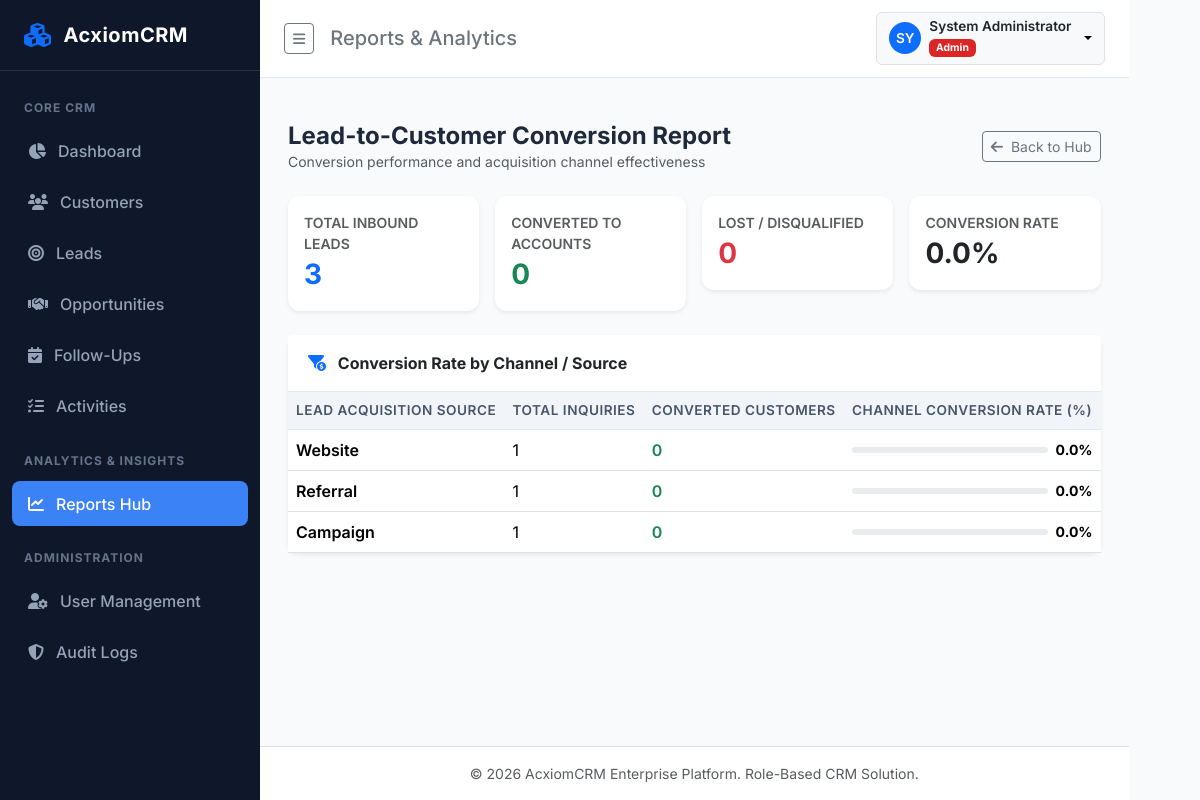
The page /reports/conversions (signed in) on the database its author committed.
### app/models/user.py (models this page shows, shortened)
class User(UserMixin, db.Model):
    __tablename__ = 'users'
    id = db.Column(db.Integer, primary_key=True)
    name = db.Column(db.String(100), nullable=False)
    email = db.Column(db.String(120), unique=True, nullable=False, index=True)
    password_hash = db.Column(db.String(255), nullable=False)
    role = db.Column(db.String(50), nullable=False, default=Role.SALES_EXECUTIVE)
    is_active = db.Column(db.Boolean, default=True, nullable=False)
    failed_login_count = db.Column(db.Integer, default=0, nullable=False)
    lockout_end = db.Column(db.DateTime, nullable=True)
    created_date = db.Column(db.DateTime, default=lambda: datetime.now(timezone.utc), nullable=False)
    assigned_customers = db.relationship('Customer', foreign_keys='Customer.owner_id', backref='owner', lazy=True)
    assigned_leads = db.relationship('Lead', foreign_keys='Lead.assigned_to_id', backref='assigned_to', lazy=True)
    assigned_opportunities = db.relationship('Opportunity', foreign_keys='Opportunity.assigned_to_id', backref='assigned_to', lazy=True)
    assigned_followups = db.relationship('FollowUp', foreign_keys='FollowUp.assigned_to_id', backref='assigned_to', lazy=True)
    assigned_activities = db.relationship('Activity', foreign_keys='Activity.assigned_to_id', backref='assigned_to', lazy=True)
    audit_logs = db.relationship('AuditLog', backref='user', lazy=True)
    @property
    def is_admin(self):
        return self.role == Role.ADMIN

### app/models/lead.py (models this page shows, shortened)
class Lead(db.Model):
    __tablename__ = 'leads'
    id = db.Column(db.Integer, primary_key=True)
    lead_code = db.Column(db.String(20), unique=True, nullable=False, index=True)
    lead_name = db.Column(db.String(100), nullable=False, index=True)
    email = db.Column(db.String(120), nullable=False, index=True)
    phone = db.Column(db.String(20), nullable=False, index=True)
    company_name = db.Column(db.String(100), nullable=False)
    source = db.Column(db.String(50), nullable=False, default=LeadSource.WEBSITE)
    status = db.Column(db.String(50), nullable=False, default=LeadStatus.NEW)
    priority = db.Column(db.String(20), nullable=False, default=LeadPriority.MEDIUM)
    expected_value = db.Column(db.Float, nullable=False, default=0.0)
    notes = db.Column(db.Text, nullable=True)
    assigned_to_id = db.Column(db.Integer, db.ForeignKey('users.id'), nullable=True)
    converted_customer_id = db.Column(db.Integer, db.ForeignKey('customers.id'), nullable=True)
    converted_opportunity_id = db.Column(db.Integer, db.ForeignKey('opportunities.id'), nullable=True)
    created_date = db.Column(db.DateTime, default=datetime.utcnow, nullable=False)
    modified_date = db.Column(db.DateTime, default=datetime.utcnow, onupdate=datetime.utcnow, nullable=False)
    converted_customer = db.relationship('Customer', foreign_keys=[converted_customer_id], lazy=True)
    converted_opportunity = db.relationship('Opportunity', foreign_keys=[converted_opportunity_id], lazy=True)
    followups = db.relationship('FollowUp', backref='lead', cascade='all, delete-orphan', lazy=True)
    activities = db.relationship('Activity', backref='lead', cascade='all, delete-orphan', lazy=True)

### app/routes/report_routes.py (the view)
@report_bp.route('/conversions')
@login_required
def conversion_report():
    query = CRMService.get_scoped_leads(current_user)
    all_leads = query.all()
    total = len(all_leads)
    converted = [l for l in all_leads if l.status == LeadStatus.CONVERTED]
    lost = [l for l in all_leads if l.status == LeadStatus.LOST]
    open_leads = [l for l in all_leads if l.status in [LeadStatus.NEW, LeadStatus.CONTACTED, LeadStatus.QUALIFIED]]
    rate = round((len(converted) / total * 100), 1) if total > 0 else 0
    by_source = {}
    for l in all_leads:
        if l.source not in by_source:
            by_source[l.source] = {'total': 0, 'converted': 0}
        by_source[l.source]['total'] += 1
        if l.status == LeadStatus.CONVERTED:
            by_source[l.source]['converted'] += 1
    return render_template(
        'reports/conversions.html',
        total=total,
        converted_count=len(converted),
        lost_count=len(lost),
        open_count=len(open_leads),
        rate=rate,
        by_source=by_source
    )

### app/__init__.py (called while the page is built)
@login_manager.user_loader
def load_user(user_id):
    return User.query.get(int(user_id))

### app/services/crm_service.py (called while the page is built)
    @staticmethod
    def get_scoped_leads(user):
        if user.is_admin or user.is_manager:
            return Lead.query
        return Lead.query.filter(Lead.assigned_to_id == user.id)

### app/templates/reports/conversions.html (shortened to what this page needs)
{% extends "base.html" %}
{% block header_title %}Reports & Analytics{% endblock %}
{% block content %}
<div class="container-fluid p-0">
    <div class="d-flex justify-content-between align-items-center mb-4">
        <div>
            <h4 class="fw-bold mb-0">Lead-to-Customer Conversion Report</h4>
            <p class="text-muted small mb-0">Conversion performance and acquisition channel effectiveness</p>
        </div>
        <a href="{{ url_for('reports.hub') }}" class="btn btn-outline-secondary btn-sm">
            <i class="fa-solid fa-arrow-left me-1"></i> Back to Hub
        </a>
    </div>
    <div class="row g-3 mb-4">
        <div class="col-md-3">
            <div class="card p-3 shadow-sm border-0">
                <div class="text-muted small fw-semibold text-uppercase">Total Inbound Leads</div>
                <h3 class="fw-bold my-1 text-primary">{{ total }}</h3>
            </div>
        </div>
        <div class="col-md-3">
            <div class="card p-3 shadow-sm border-0">
                <div class="text-muted small fw-semibold text-uppercase">Converted to Accounts</div>
                <h3 class="fw-bold my-1 text-success">{{ converted_count }}</h3>
            </div>
        </div>
        <div class="col-md-3">
            <div class="card p-3 shadow-sm border-0">
                <div class="text-muted small fw-semibold text-uppercase">Lost / Disqualified</div>
                <h3 class="fw-bold my-1 text-danger">{{ lost_count }}</h3>
            </div>
        </div>
        <div class="col-md-3">
            <div class="card p-3 shadow-sm border-0">
                <div class="text-muted small fw-semibold text-uppercase">Conversion Rate</div>
                <h3 class="fw-bold my-1 text-dark">{{ rate }}%</h3>
            </div>
        </div>
    </div>
    <div class="card shadow-sm border-0">
        <div class="card-header bg-white fw-bold">
            <i class="fa-solid fa-filter-circle-dollar me-2 text-primary"></i> Conversion Rate by Channel / Source
        </div>
        <div class="table-responsive">
            <table class="table align-middle table-hover mb-0">
                <thead>
                    <tr>
                        <th>Lead Acquisition Source</th>
                        <th>Total Inquiries</th>
                        <th>Converted Customers</th>
                        <th>Channel Conversion Rate (%)</th>
                    </tr>
                </thead>
                <tbody>
                    {% for src, val in by_source.items() %}
                        {% set src_rate = ((val['converted'] / val['total'] * 100) if val['total'] > 0 else 0)|round(1) %}
                        <tr>
                            <td class="fw-semibold">{{ src }}</td>
                            <td>{{ val['total'] }}</td>
                            <td class="fw-semibold text-success">{{ val['converted'] }}</td>
                            <td>
                                <div class="d-flex align-items-center gap-2">
                                    <div class="progress flex-grow-1" style="height: 6px; width: 80px;">
                                    </div>
                                    <span class="small fw-bold">{{ src_rate }}%</span>
                                </div>
                            </td>
                        </tr>
                    {% endfor %}
                </tbody>
            </table>
        </div>
    </div>
</div>
{% endblock %}

### app/templates/base.html (shortened to what this page needs)
<!DOCTYPE html>
<html lang="en">
<head>
    <link href="https://cdn.jsdelivr.net/npm/bootstrap@5.3.3/dist/css/bootstrap.min.css" rel="stylesheet">
    <link href="https://cdnjs.cloudflare.com/ajax/libs/font-awesome/6.5.1/css/all.min.css" rel="stylesheet">
    <link href="{{ url_for('static', filename='css/custom.css') }}" rel="stylesheet">
</head>
<body>
{% if current_user.is_authenticated %}
<div class="d-flex" id="wrapper">
    <div id="sidebar-wrapper">
        <div class="sidebar-brand">
            <i class="fa-solid fa-cubes text-primary fs-4"></i>
            <span>{{ app_name }}</span>
        </div>
        <div class="list-group list-group-flush pt-2">
            <div class="sidebar-heading">Core CRM</div>
            <div class="nav-item">
                <a href="{{ url_for('dashboard.index') }}" class="nav-link {% if request.endpoint == 'dashboard.index' %}active{% endif %}">
                    <i class="fa-solid fa-chart-pie w-20"></i> Dashboard
                </a>
            </div>
            <div class="nav-item">
                <a href="{{ url_for('customers.list_customers') }}" class="nav-link {% if 'customers.' in request.endpoint %}active{% endif %}">
                    <i class="fa-solid fa-users w-20"></i> Customers
                </a>
            </div>
            <div class="nav-item">
                <a href="{{ url_for('leads.list_leads') }}" class="nav-link {% if 'leads.' in request.endpoint %}active{% endif %}">
                    <i class="fa-solid fa-bullseye w-20"></i> Leads
                </a>
            </div>
            <div class="nav-item">
                <a href="{{ url_for('opportunities.list_opportunities') }}" class="nav-link {% if 'opportunities.' in request.endpoint %}active{% endif %}">
                    <i class="fa-solid fa-handshake w-20"></i> Opportunities
                </a>
            </div>
            <div class="nav-item">
                <a href="{{ url_for('followups.list_followups') }}" class="nav-link {% if 'followups.' in request.endpoint %}active{% endif %}">
                    <i class="fa-solid fa-calendar-check w-20"></i> Follow-Ups
                </a>
            </div>
            <div class="nav-item">
                <a href="{{ url_for('activities.list_activities') }}" class="nav-link {% if 'activities.' in request.endpoint %}active{% endif %}">
                    <i class="fa-solid fa-list-check w-20"></i> Activities
                </a>
            </div>
            <div class="sidebar-heading">Analytics & Insights</div>
            <div class="nav-item">
                <a href="{{ url_for('reports.hub') }}" class="nav-link {% if 'reports.' in request.endpoint %}active{% endif %}">
                    <i class="fa-solid fa-chart-line w-20"></i> Reports Hub
                </a>
            </div>
            {% if current_user.is_admin or current_user.is_manager %}
            <div class="sidebar-heading">Administration</div>
            {% if current_user.is_admin %}
            <div class="nav-item">
                <a href="{{ url_for('users.list_users') }}" class="nav-link {% if 'users.' in request.endpoint %}active{% endif %}">
                    <i class="fa-solid fa-user-gear w-20"></i> User Management
                </a>
            </div>
            {% endif %}
            <div class="nav-item">
                <a href="{{ url_for('audit.list_logs') }}" class="nav-link {% if 'audit.' in request.endpoint %}active{% endif %}">
                    <i class="fa-solid fa-shield-halved w-20"></i> Audit Logs
                </a>
            </div>
            {% endif %}
        </div>
    </div>
    <div id="page-content-wrapper">
        <nav class="top-navbar d-flex justify-content-between align-items-center">
            <div class="d-flex align-items-center gap-3">
                <button class="btn btn-outline-secondary btn-sm" id="sidebar-toggle" type="button">
                    <i class="fa-solid fa-bars"></i>
                </button>
                <h5 class="m-0 d-none d-md-block text-secondary">{% block header_title %}Overview{% endblock %}</h5>
            </div>
            <div class="d-flex align-items-center gap-3">
                <div class="dropdown">
                    <button class="btn btn-light dropdown-toggle d-flex align-items-center gap-2 border" type="button" data-bs-toggle="dropdown">
                        <div class="rounded-circle bg-primary text-white d-flex align-items-center justify-content-center" style="width: 32px; height: 32px; font-size: 0.85rem; font-weight: 600;">
                            {{ current_user.name[:2].upper() }}
                        </div>
                        <div class="text-start d-none d-sm-block">
                            <div class="fw-semibold text-dark" style="font-size: 0.85rem; line-height: 1.1;">{{ current_user.name }}</div>
                            <span class="badge {% if current_user.is_admin %}badge-role-admin{% elif current_user.is_manager %}badge-role-manager{% else %}badge-role-sales{% endif %}" style="font-size: 0.65rem;">
                                {{ current_user.role }}
                            </span>
                        </div>
                    </button>
                </div>
            </div>
        </nav>
        <div class="container-fluid px-4 pt-3">
        </div>
        <main class="main-content">
            {% block content %}{% endblock %}
        </main>
        <footer class="bg-white border-top py-3 px-4 text-center text-muted small mt-auto">
            &copy; {{ now.year }} {{ app_name }} Enterprise Platform. Role-Based CRM Solution.
        </footer>
    </div>
</div>
{% endif %}
</body>
</html>

### app/static/css/custom.css (style rules this page uses)
:root { --sidebar-width: 260px; --primary-color: #2563eb; --primary-hover: #1d4ed8; --secondary-color: #475569; --dark-sidebar: #0f172a; --sidebar-hover: #1e293b; --sidebar-active: #3b82f6; --bg-light: #f8fafc; --card-border: #e2e8f0; }
body { font-family: 'Inter', -apple-system, BlinkMacSystemFont, "Segoe UI", Roboto, sans-serif; background-color: var(--bg-light); color: #1e293b; overflow-x: hidden; }
#sidebar-wrapper { min-height: 100vh; width: var(--sidebar-width); background-color: var(--dark-sidebar); color: #cbd5e1; transition: all 0.3s ease; position: fixed; z-index: 1030; }
#sidebar-wrapper .sidebar-brand { padding: 1.25rem 1.5rem; font-size: 1.25rem; font-weight: 700; letter-spacing: 0.5px; color: #fff; border-bottom: 1px solid rgba(255, 255, 255, 0.1); display: flex; align-items: center; gap: 0.75rem; }
#sidebar-wrapper .nav-item { margin: 0.2rem 0.75rem; }
#sidebar-wrapper .nav-link { color: #94a3b8; padding: 0.65rem 1rem; border-radius: 0.5rem; font-weight: 500; display: flex; align-items: center; gap: 0.75rem; transition: all 0.2s; }
#sidebar-wrapper .nav-link.active { color: #fff; background-color: var(--sidebar-active); }
#sidebar-wrapper .sidebar-heading { font-size: 0.75rem; text-transform: uppercase; letter-spacing: 1px; color: #64748b; padding: 1.25rem 1.5rem 0.5rem; font-weight: 700; }
#page-content-wrapper { margin-left: var(--sidebar-width); min-height: 100vh; display: flex; flex-direction: column; transition: all 0.3s ease; }
.top-navbar { background: #ffffff; border-bottom: 1px solid var(--card-border); padding: 0.75rem 1.5rem; position: sticky; top: 0; z-index: 1020; }
.main-content { flex: 1; padding: 1.75rem; }
.card { border: 1px solid var(--card-border); border-radius: 0.75rem; box-shadow: 0 1px 3px 0 rgba(0, 0, 0, 0.05); background-color: #ffffff; }
.card-header { background-color: #ffffff; border-bottom: 1px solid var(--card-border); padding: 1rem 1.25rem; font-weight: 600; }
.badge-role-admin { background-color: #dc2626; color: white; }
.table thead th { background-color: #f1f5f9; color: #475569; font-weight: 600; font-size: 0.85rem; text-transform: uppercase; letter-spacing: 0.5px; border-bottom: 1px solid var(--card-border); }

### rows shown on the page
User: name "SY", name "System Administrator", role "Admin"
Lead: source "Website", total "1", converted "0", src_rate "0.0"
Lead: source "Referral", total "1", converted "0", src_rate "0.0"
Lead: source "Campaign", total "1", converted "0", src_rate "0.0"

### other values the page prints
{{ app_name }} "AcxiomCRM"
{{ total }} "3"
{{ converted_count }} "0"
{{ lost_count }} "0"
{{ rate }} "0.0"
